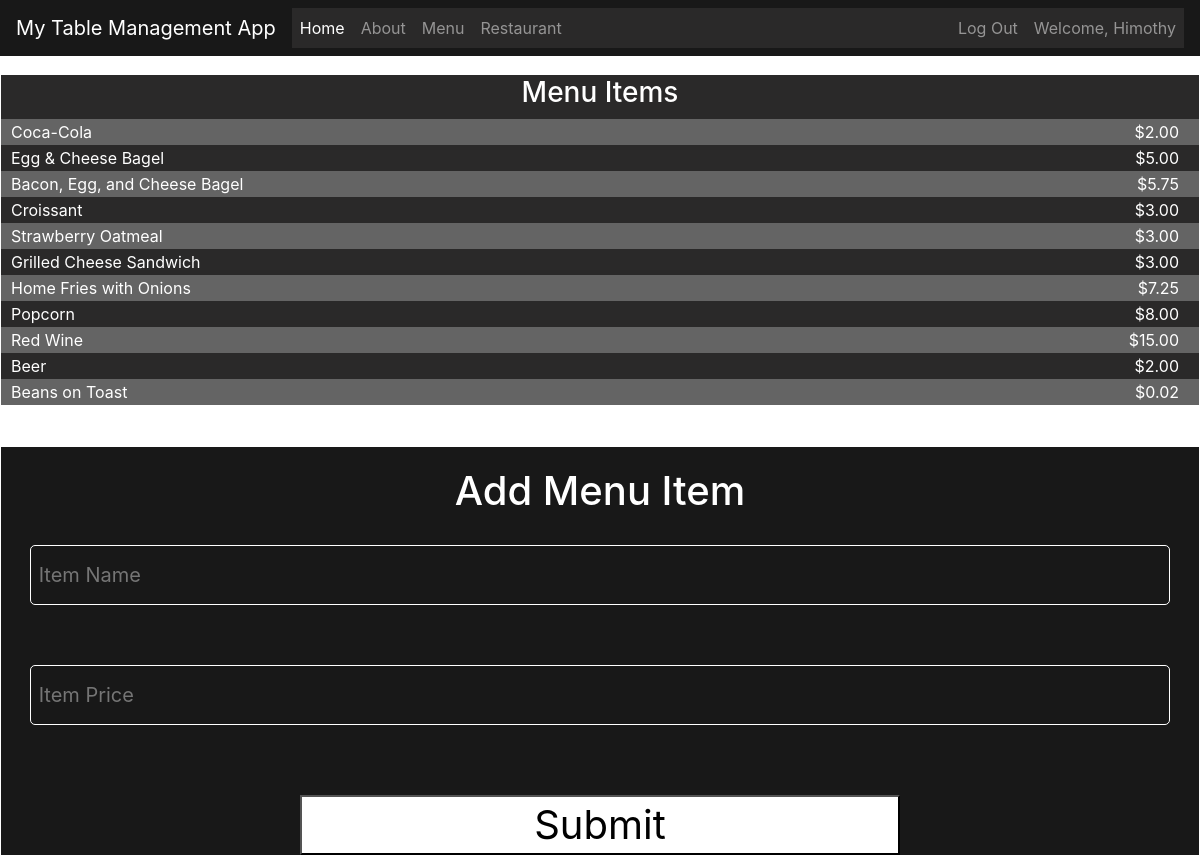
The page /menu/ (signed in) on the database its author committed.
### TMS/models.py (models this page shows)
class Item(models.Model):
    itemID = models.AutoField(primary_key=True)
    itemName = models.CharField(max_length=30)
    price = models.DecimalField(max_digits=5, decimal_places=2, validators=[MinValueValidator(Decimal('0.01'))])
    order = models.ManyToManyField(Order, through='OrderItem')

### TMS/views.py (the view, shortened to what this page needs)
# urls.py: path("menu/", views.menu_view, name="menu"),
def menu_view(request):
    form = AddMenuItem()
    item  = Item.objects.all()
    return render(request, "menu.html", {'item': item, 'form': form})

### TMS/forms.py
class AddMenuItem(forms.ModelForm):
     def __init__(self, *args, **kwargs):
          super().__init__(*args, **kwargs)
          self.fields['itemName'].widget.attrs.update({
               'placeholder': ' Item Name',
               'class': 'form-input',
               'style': 'background-color: transparent; border: 1px white solid; border-radius: 5px; font-size: 20px; color: white'
          })
          self.fields['price'].widget.attrs.update({
               'placeholder': ' Item Price',
               'class': 'form-input',
               'style': 'background-color: transparent; border: 1px white solid; border-radius: 5px; font-size: 20px; color: white'
          })
     class Meta:
           model = Item
           fields = ['itemName', 'price']

### TMS/templates/menu.html (shortened to what this page needs)
{% extends "base.html" %}
{% load static %}
{% block styles %}
<link rel="stylesheet" href="{% static 'css/menu.css' %}">
{% endblock styles %}
{% block content %}
<div class="wrapper-menu wrapper-alt menu-display">
    <table>
        <th colspan="2"><h3>Menu Items</h3></th>
        {% for item in item %}
        <tr>
            <td class="left-column">{{item.itemName}}</td>
            <td class="right-column">${{item.price}}</td>
        </tr>
        {% endfor %}
    </table>
</div>
<div class="wrapper-menu wrapper-alt">
    <form method="POST" action="{% url 'menu' %}">
        <h1>Add Menu Item</h1>
        <div class="input-field">
            {{form.itemName}}
        </div>
        <div class="input-field">
            {{form.price}}
        </div>
        <div>
            <button style="width:600px; height: 60px; font-size: 40px;">Submit</button>
        </div>
    </form>
</div>
{% endblock %}

### TMS/templates/base.html (shortened to what this page needs)
<!DOCTYPE html>
{% load static %}
<html lang="en">
  <head>
    <link
      href="https://stackpath.bootstrapcdn.com/bootstrap/4.3.1/css/bootstrap.min.css"
      rel="stylesheet"
    />
    {% block styles %}
    {% endblock styles %}
    <link rel="stylesheet" href="{% static 'css/navbar.css' %}">
  </head>
  <body>
    <nav class="navbar navbar-expand-lg navbar-dark bg-dark">
      <a class="navbar-brand" href="#">My Table Management App</a>
      <div class="collapse navbar-collapse" id="navbarNav">
        <ul class="navbar-nav">
          <li class="nav-item active">
            <a class="nav-link" href="{% url 'home' %}">Home</a>
          </li>
          <li class="nav-item">
            <a class="nav-link" href="{% url 'about' %}">About</a>
          </li>
          <li class="nav-item">
            <a class="nav-link" href="{% url 'menu' %}">Menu</a>
          </li>
          <li class="nav-item">
            <a href="{% url 'restaurant' %}" class="nav-link">Restaurant</a>
          </li>
        </ul>
        <ul class="navbar-nav nav-user">
          {% if request.user.is_authenticated %}
          <li class="nav-item">
            <a href="{% url 'logout' %}" class="nav-link">Log Out</a>
          </li>
          <li class="nav-item">
            <a href="" class="nav-link">Welcome, {{user.username}}</a>
          </li>
          {% endif %}
        </ul>
      </div>
    </nav>
    {% block content %}
    {% endblock %}
  </body>
</html>

### TMS/static/css/menu.css (style rules this page uses)
body { height: 100vh; width: 100vw; display: flex; align-items: center; justify-content: center; background-image: url("/static/img/clem-onojeghuo-zlABb6Gke24-unsplash.jpg"); background-size: cover; }
.wrapper-menu, .wrapper-restaurant { background-color: rgb(24, 24, 24); height: 700px; width: 700px; display: flex; align-items: center; margin: 20px; border: solid white 1px; }
.wrapper-alt { background-color: rgb(24, 24, 24); border: solid white 1px; display: flex; flex-direction: column; align-items: center; }
form { height: 100%; width: 100%; display: flex; flex-direction: column; align-items: center; }
h1 { margin: 20px; color: white; }
.input-field { margin: 10px; height: 60px; width: 600px; display: inline-block; margin-bottom: 50px; color: white; align-items: center; }
.form-input { height: 60px; width: 600px; }
button { width: 600px; height: 60px; font-size: 40px; background-color: white; color: black; margin-top: 20px; display: flex; justify-content: center; align-items: center; }
th { text-align: center; }
td { width: 300px; }
table { width: 100%; color: white; }
.left-column { text-align: left; padding-left: 10px; }
.right-column { text-align: right; padding-right: 20px; }
table tr:nth-child(odd) { background-color: rgb(42, 41, 41); }
table tr:nth-child(even) { background-color: rgb(100, 100, 100); }
@media (max-width: 1000px), (max-height: 1000px) { body { flex-direction: column; justify-content: center; align-items: center; } }
@media (max-width: 1000px), (max-height: 1000px) { .wrapper-alt { background-color: rgb(24, 24, 24); border: solid white 1px; display: flex; flex-direction: column; align-items: center; width: 100vw; height: 100%; } }
@media (max-width: 1000px), (max-height: 1000px) { button, .form-input, .input-field { width: 95vw; } }
@media (max-width: 1000px), (max-height: 1000px) { .restaurant-display, .menu-display { margin-top: 150px; } }

### TMS/static/css/navbar.css (style rules this page uses)
.navbar { background-color: rgb(24, 24, 24) !important; position: absolute; top: 0px; width: 100%; border-bottom: 1px white solid; }
.navbar-collapse { background-color: rgb(42, 41, 41); display: flex; justify-content: space-between; }

### rows shown on the page
Item: itemName "Coca-Cola", price "2.00"
Item: itemName "Egg & Cheese Bagel", price "5.00"
Item: itemName "Bacon, Egg, and Cheese Bagel", price "5.75"
Item: itemName "Croissant", price "3.00"
Item: itemName "Strawberry Oatmeal", price "3.00"
Item: itemName "Grilled Cheese Sandwich", price "3.00"
Item: itemName "Home Fries with Onions", price "7.25"
Item: itemName "Popcorn", price "8.00"
Item: itemName "Red Wine", price "15.00"
Item: itemName "Beer", price "2.00"
Item: itemName "Beans on Toast", price "0.02"

### other values the page prints
{{ user.username }} "Himothy"
